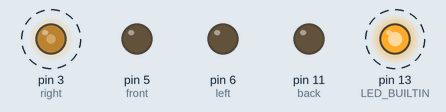
This sketch was run on a simulated Arduino Uno, built with avr-gcc and run on an emulated ATmega328P. Parts: output pins drawn as LEDs (lit = HIGH). Dashed ring = blinking. Random numbers use the default seed unless the sketch sets one; what the sketch prints to the serial monitor is not drawn.

Above: at 1.1 s.
Timing chart, 0 to 4.0 s (numbered marks = the images above):
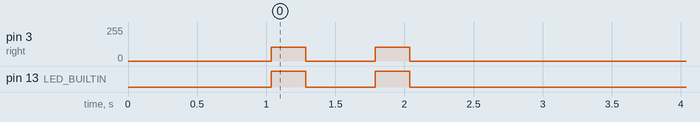

Measured:
- by itself, pin 3 (right): alternates 105/255 for 0.25 s and 0/255 for 0.50 s, 4 changes in all, then stays 0/255
- by itself, pin 13 (LED_BUILTIN): alternates HIGH for 0.25 s and LOW for 0.50 s, 4 changes in all, then stays LOW

The sketch:

pulse-glove-psychophysics.ino
```cpp
// For the UNO.
const int right = 3;
const int front = 5;
const int left  = 6;
const int back  = 11;

// For the Bluetooth micro.
//const int right = A0;
//const int front = 10;
//const int left  = 11;
//const int back  = 6;

#include <math.h>

const char msg[] = "marisse_flat_disconnected_uni";
const bool directed = false;
const int16_t pulseLength = 25;

#define NELEMS(x)  (sizeof(x) / sizeof((x)[0]))

const int repeats = 1;
const int16_t strengths[] = {105, 155, 205, 255};
const float deltas[] = {0, 0, 0, 0, 22.5, 45, 90, 180};
const int16_t centers[] = {0, 45, 90, 145, 180, 225, 270, 315};
const int16_t nstim = NELEMS(centers) * NELEMS(deltas) * NELEMS(strengths);

int16_t stimSeq[nstim];

void createStim() {
  // Find a permutation of all stimuli via a Fisher-Yates shuffle.
  // https://en.wikipedia.org/wiki/Fisher%E2%80%93Yates_shuffle#The_modern_algorithm
  for(int16_t i = 0; i < nstim; i++) {
    stimSeq[i] = i;
  }

  for(int16_t i = 0; i < nstim - 1; i++) {
    int16_t j = (int16_t) random(i, nstim);

    // Swap the values.
    int16_t z = stimSeq[i];
    stimSeq[i] = stimSeq[j];
    stimSeq[j] = z;
  }
}

void oneStim(int16_t xscaled, int16_t yscaled) {
  if(directed) {
    for(int counter = 0; counter < pulseLength * 2; counter++) {
      if(counter < .5*pulseLength) {
        if(xscaled > 0) {
          analogWrite(right, xscaled);
          analogWrite(left , 0);
        } else {
          analogWrite(left, -xscaled);
          analogWrite(right , 0);
        }

        if(yscaled > 0) {
          analogWrite(front, yscaled);
          analogWrite(back , 0);
        } else {
          analogWrite(back, -yscaled);
          analogWrite(front, 0);
        }
      } else if(counter < pulseLength) {
        if(xscaled > 0) {
          analogWrite(right, xscaled);
          analogWrite(left , xscaled);
        } else {
          analogWrite(left, -xscaled);
          analogWrite(right , -xscaled);
        }

        if(yscaled > 0) {
          analogWrite(front, yscaled);
          analogWrite(back , yscaled);
        } else {
          analogWrite(back, -yscaled);
          analogWrite(front,-yscaled);
        }
      } else if(counter < 1.5*pulseLength) {
        if(xscaled > 0) {
          analogWrite(left, xscaled);
          analogWrite(right, 0);
        } else {
          analogWrite(right, -xscaled);
          analogWrite(left , 0);
        }

        if(yscaled > 0) {
          analogWrite(back , yscaled);
          analogWrite(front, 0);
        } else {
          analogWrite(front, -yscaled);
          analogWrite(back , 0);
        }
      } else {
        analogWrite(front, 0);
        analogWrite(back, 0);
        analogWrite(left, 0);
        analogWrite(right, 0);
      }
      digitalWrite(LED_BUILTIN, counter < pulseLength);
      delay(10);
    }
  } else {
    digitalWrite(LED_BUILTIN, HIGH);
    if(xscaled > 0) {
      analogWrite(right, xscaled);
      analogWrite(left , 0);
    } else {
      analogWrite(left, -xscaled);
      analogWrite(right , 0);
    }

    if(yscaled > 0) {
      analogWrite(front, yscaled);
      analogWrite(back , 0);
    } else {
      analogWrite(back, -yscaled);
      analogWrite(front, 0);
    }
    delay(pulseLength * 10);
    digitalWrite(LED_BUILTIN, LOW);

    analogWrite(front, 0);
    analogWrite(back, 0);
    analogWrite(left, 0);
    analogWrite(right, 0);
  }
}


// the setup function runs once when you press reset or power the board
void setup() {
  Serial.begin(9600);
  //
  pinMode(right, OUTPUT);
  pinMode(front, OUTPUT);
  pinMode(left, OUTPUT);
  pinMode(right, OUTPUT);
  pinMode(LED_BUILTIN, OUTPUT);

  delay(1000);
  randomSeed(analogRead(0));
  createStim();
  Serial.println("message,trialNum,strength,center,delta,direction,answerSame,answerCorrect");
}

int16_t trialNum = 0;

void loop() {
  // Run a same - different paradigm
  if(trialNum > nstim) {
    delay(1000);
    return;
  }
  int16_t stimNum = stimSeq[trialNum];

  int16_t strength = strengths[stimNum % NELEMS(strengths)];
  stimNum /= NELEMS(strengths);

  int16_t delta = deltas[stimNum % NELEMS(deltas)];
  stimNum /= NELEMS(deltas);

  int16_t center = centers[stimNum % NELEMS(centers)];
  int8_t direction = random(0, 1) < .5 ? -1 : 1;

  //center = 270;
  //direction = 0;
  //delta = 0;

  long theta1 = float(center ) / 180.0 * 3.1416;
  long theta2 = float(center + direction * delta) / 180.0 * 3.1416;

  oneStim(cos(theta1) * strength, sin(theta1) * strength);
  delay(500);
  oneStim(cos(theta2) * strength, sin(theta2) * strength);
  bool answerSame;

  while(1) {
    while(Serial.available() == 0) {

    }
    byte incomingByte = Serial.read();
    if(incomingByte == (byte) 's') {
      answerSame = true;
      break;
    } else if(incomingByte == (byte) 'd') {
      answerSame = false;
      break;
    }
  }

  Serial.print(msg);
  Serial.print(",");
  Serial.print(trialNum);
  Serial.print(",");
  Serial.print(strength);
  Serial.print(",");
  Serial.print(center);
  Serial.print(",");
  Serial.print(delta);
  Serial.print(",");
  Serial.print(direction);
  Serial.print(",");
  Serial.print(answerSame);
  Serial.print(",");
  Serial.println(answerSame == (delta == 0));
  trialNum++;
}
```
